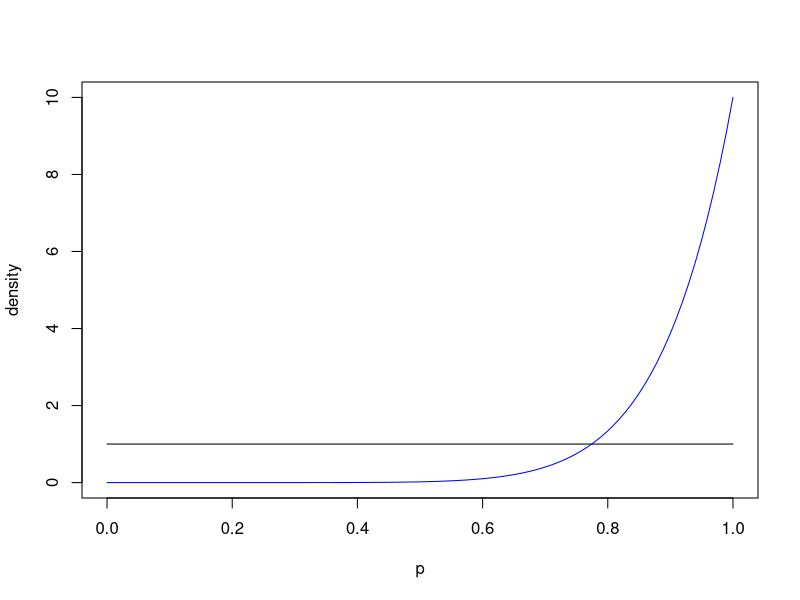

The R script that drew this image:
## Testing different distributions

# Beta
p <- seq(0,1,length=100)
plot(p,dbeta(p,1,1), ylab="density",type="l",ylim=c(0,10))
lines(p, dbeta(p,10,1), col="blue")



